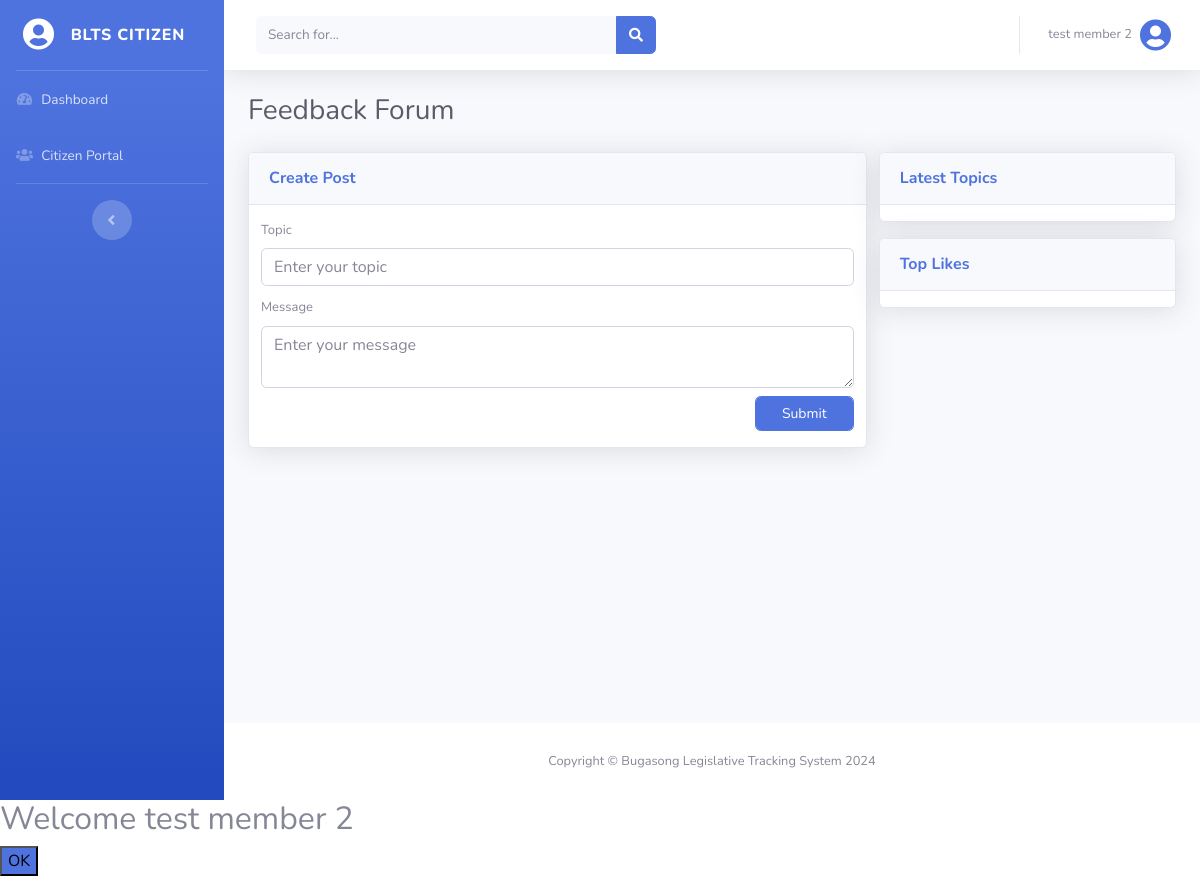
/views/citizen_forum.php (signed in), run on an earlier commit of the app's database.
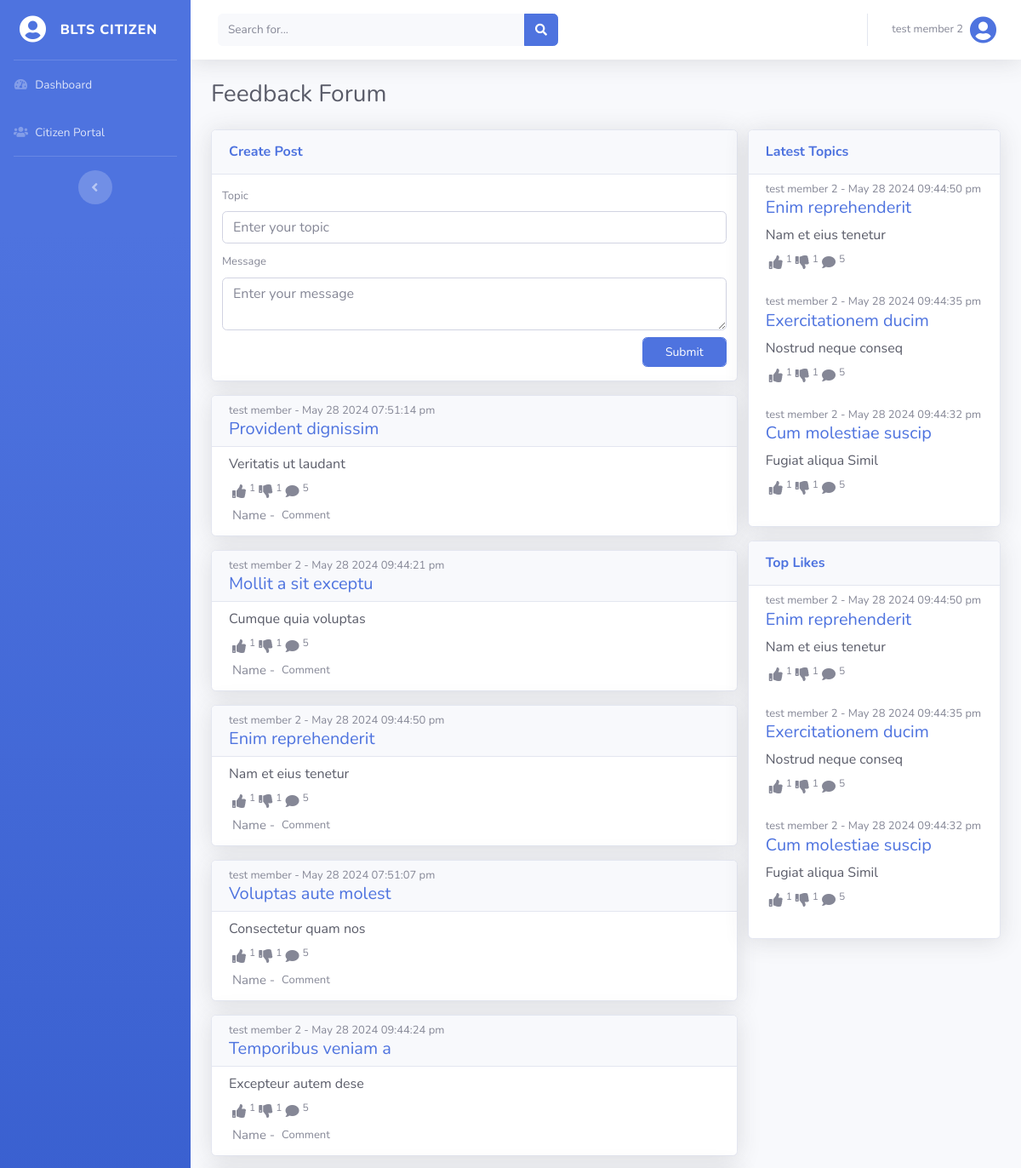
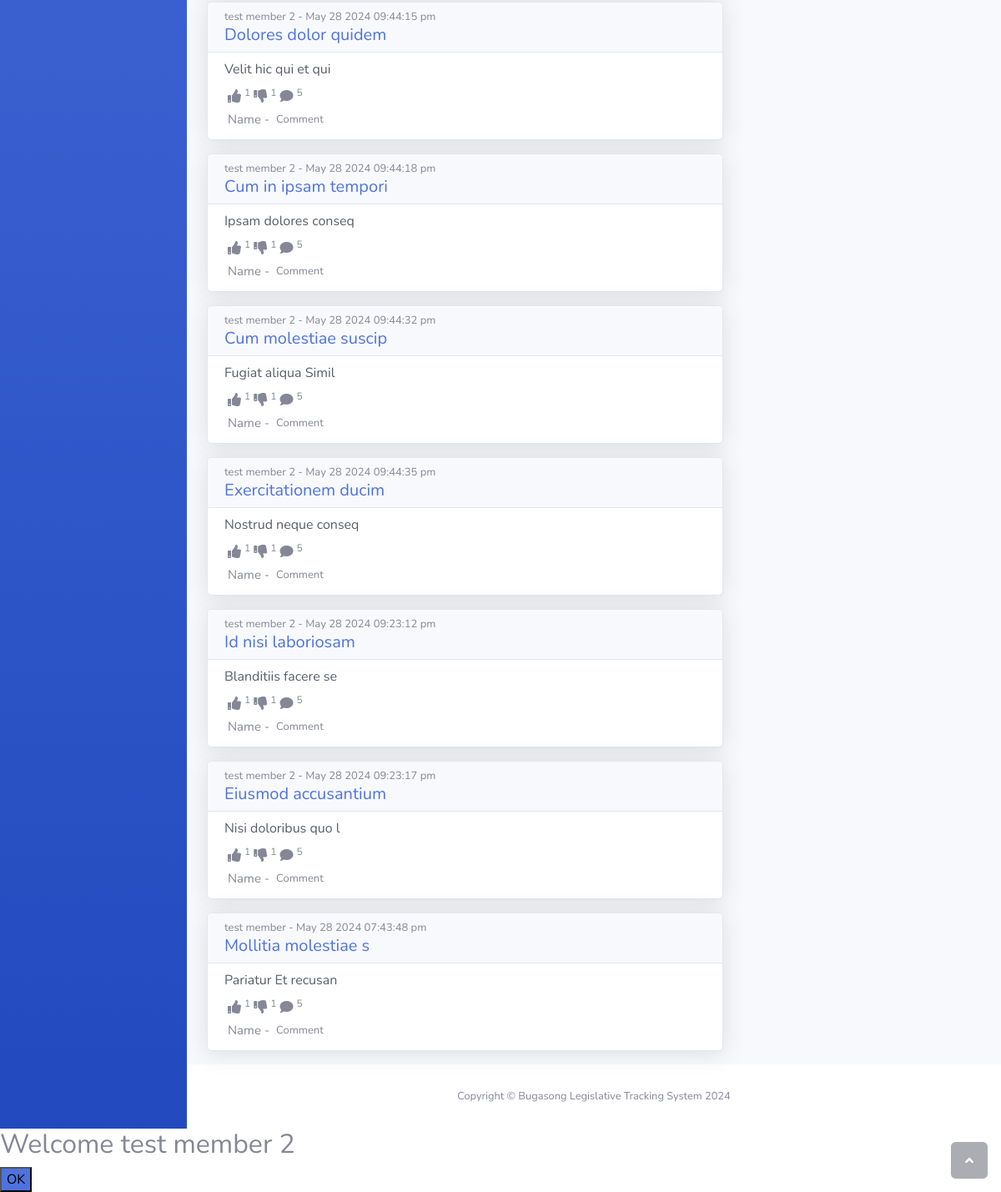
And on a later commit of the database (2 pictures, top to bottom).
### tables this page shows
CREATE TABLE `users` (
  `user_id` int(255) NOT NULL,
  `name` varchar(255) NOT NULL,
  `email` varchar(255) NOT NULL,
  `username` varchar(255) NOT NULL,
  `password` varchar(255) NOT NULL,
  `status` int(255) NOT NULL DEFAULT 0,
  `user_type` varchar(255) NOT NULL DEFAULT 'citizen'
);

CREATE TABLE `posts` (
  `post_id` int(255) NOT NULL,
  `user_id` int(255) NOT NULL,
  `topic` longtext NOT NULL,
  `message` longtext NOT NULL,
  `date_added` datetime(6) NOT NULL DEFAULT current_timestamp(6) ON UPDATE current_timestamp(6)
);

### config/database.php (called while the page is built, shortened)
<?php
$host = "localhost";
$username = "root";
$password = "";
$database = "blts";
$conn = mysqli_connect($host, $username, $password, $database);
function find($table, $conditions)
{
    global $conn;
    $sql = "SELECT * FROM $table WHERE ";
    $params = [];
    foreach ($conditions as $column => $value) {
        $sql .= "$column = ? AND ";
        $params[] = $value;
    }
    $sql = substr($sql, 0, -4);
    $stmt = mysqli_prepare($conn, $sql);
    $types = str_repeat("s", count($params));
    $stmt->bind_param($types, ...$params);
    $stmt->execute();
    $result = $stmt->get_result();
    return $result->fetch_assoc();
}
function findAll($table, $orderBy = null, $direction = 'ASC', $limit = null)
{
    global $conn;
    $sql = "SELECT * FROM $table";
    if ($orderBy === 'RAND()') {
        $sql .= " ORDER BY RAND()";
    } elseif ($orderBy) {
        $sql .= " ORDER BY $orderBy $direction";
    }
    if ($limit) {
        $sql .= " LIMIT $limit";
    }
    $result = mysqli_query($conn, $sql);
    return mysqli_fetch_all($result, MYSQLI_ASSOC);
}
function joinTable($table, $joins, $conditions = [], $orderBy = null, $direction = 'ASC')
{
    global $conn;
    $query = "SELECT * FROM $table";
    foreach ($joins as $join) {
        $query .= " INNER JOIN $join[0] ON $join[1] = $join[2]";
    }
    if (!empty($conditions)) {
        $where_clauses = array();
        $params = array();
        foreach ($conditions as $column => $value) {
            $where_clauses[] = "$column = ?";
            $params[] = $value;
        }
        $query .= " WHERE " . implode(" AND ", $where_clauses);
    }
    $stmt = mysqli_prepare($conn, $query);
    if (!empty($conditions)) {
        $types = str_repeat("s", count($params));
        $stmt->bind_param($types, ...$params);
    }
    $stmt->execute();
    $result = $stmt->get_result();
    $rows = array();
    while ($row = $result->fetch_assoc()) {
        $rows[] = $row;
    }
    return $rows;
}

### config/functions.php (called while the page is built, shortened)
<?php
function logName()
{
    $users = find('users', ['user_id' => $_SESSION['user_id']]);
    return !empty($users) ? $users['name'] : null;
}
function getAllPostDesc($limit)
{
    return findAll('posts', 'post_id', 'DESC', $limit);
}
function getAllPostRand()
{
    return findAll('posts', 'RAND()');
}
function getPostUser($post_id)
{
    return joinTable("users", [["posts", "users.user_id", "posts.user_id"]], ["posts.post_id" => $post_id]);
}

### views/citizen_forum.php (the view, shortened to what the rows shown need)
<?php
@include('header.php');
?>
<div id="content-wrapper" class="d-flex flex-column">
    <div id="content">
        <?php @include('top_navbar.php'); ?>
        <div class="container-fluid">
            <div class="d-sm-flex align-items-center justify-content-between mb-4">
                <h1 class="h3 mb-0 text-gray-800">Feedback Forum</h1>
            </div>
            <div class="container-fluid p-0 d-flex flex-row">
                <div class="col-12 col-sm-8 p-0">
                    <div class="forum-post col-12 p-0">
                        <?php foreach (getAllPostRand() as $post) : ?>
                            <div class="forum">
                                <div class="card shadow mb-3">
                                    <div class="card-header pt-2 pb-0 forum-topic">
                                        <div class="d-flex flex-column">
                                            <span class="user" style="font-size: 13px;"><?php foreach (getPostUser($post['post_id']) as $user) : echo $user['name'];
                                                                                        endforeach; ?> - <?php echo date('M d Y h:i:s a', strtotime($post['date_added'])); ?></span>
                                            <h5 class="topic text-primary"><?php echo $post['topic']; ?></h5>
                                        </div>
                                    </div>
                                    <div class="card-body py-2 forum-message">
                                        <div class="message mb-2 text-gray-800"><?php echo $post['message']; ?></div>
                                        <div class="feedback">
                                            <div class="d-flex">
                                                <span><i class="fas fa-thumbs-up m-1"></i><sup>1</sup></span>
                                                <span><i class="fas fa-thumbs-down m-1"></i><sup>1</sup></span>
                                                <span><i class="fas fa-comment m-1"></i><sup>5</sup></span>
                                            </div>
                                            <div class="comment-section">
                                                <div class="d-flex align-items-center">
                                                    <span class="comment-user m-1" style="font-size: 15px;">Name -</span>
                                                    <span class="comment-user m-1" style="font-size: 13px;">Comment</span>
                                                </div>
                                            </div>
                                        </div>
                                    </div>
                                </div>
                            </div>
                        <?php endforeach; ?>
                    </div>
                </div>
                <div class="sidebar-container column col-12 col-sm-4 p-0">
                    <div class="col-12 p-0">
                        <div class="sidebar-forum col-12 pr-0">
                            <div class="card shadow mb-3">
                                <div class="card-body py-2 forum-message">
                                    <?php foreach (getAllPostDesc(3) as $post) : ?>
                                        <div class="d-flex flex-column">
                                            <span class="user" style="font-size: 13px;"><?php foreach (getPostUser($post['post_id']) as $user) : echo $user['name'];
                                                                                        endforeach; ?> - <?php echo date('M d Y h:i:s a', strtotime($post['date_added'])); ?></span>
                                            <h5 class="topic text-primary"><?php echo $post['topic']; ?></h5>
                                        </div>
                                        <div class="message mb-2 text-gray-800"><?php echo $post['message']; ?></div>
                                        <div class="feedback mb-4">
                                            <div class="d-flex">
                                                <span><i class="fas fa-thumbs-up m-1"></i><sup>1</sup></span>
                                                <span><i class="fas fa-thumbs-down m-1"></i><sup>1</sup></span>
                                                <span><i class="fas fa-comment m-1"></i><sup>5</sup></span>
                                            </div>
                                        </div>
                                    <?php endforeach; ?>
                                </div>
                            </div>
                        </div>
                    </div>
                    <div class="col-12 p-0">
                        <div class="sidebar-forum col-12 pr-0">
                            <div class="card shadow mb-3">
                                <div class="card-body py-2 forum-message">
                                    <?php foreach (getAllPostDesc(3) as $post) : ?>
                                        <div class="d-flex flex-column">
                                            <span class="user" style="font-size: 13px;"><?php foreach (getPostUser($post['post_id']) as $user) : echo $user['name'];
                                                                                        endforeach; ?> - <?php echo date('M d Y h:i:s a', strtotime($post['date_added'])); ?></span>
                                            <h5 class="topic text-primary"><?php echo $post['topic']; ?></h5>
                                        </div>
                                        <div class="message mb-2 text-gray-800"><?php echo $post['message']; ?></div>
                                        <div class="feedback mb-4">
                                            <div class="d-flex">
                                                <span><i class="fas fa-thumbs-up m-1"></i><sup>1</sup></span>
                                                <span><i class="fas fa-thumbs-down m-1"></i><sup>1</sup></span>
                                                <span><i class="fas fa-comment m-1"></i><sup>5</sup></span>
                                            </div>
                                        </div>
                                    <?php endforeach; ?>
                                </div>
                            </div>
                        </div>
                    </div>
                </div>
            </div>
        </div>
    </div>
</div>
<?php
@include('footer.php');
?>

### views/top_navbar.php (shortened to what the rows shown need)
<nav class="navbar navbar-expand navbar-light bg-white topbar mb-4 shadow">
    <ul class="navbar-nav ml-auto">
        <li class="nav-item dropdown no-arrow">
            <a class="nav-link dropdown-toggle" href="#" id="userDropdown" role="button" data-toggle="dropdown" aria-haspopup="true" aria-expanded="false">
                <span class="mr-2 d-none d-lg-inline text-gray-600 small"><?php echo logName(); ?></span>
                <i class="img-profile rounded-circle fas fa-user-circle fa-2x text-primary"></i>
            </a>
        </li>
    </ul>
</nav>

What changed in the data, as far as the page shows it:
added posts: user.name "test member", date_added "May 28 2024 07:51:14 pm", topic "Provident dignissim", message "Veritatis ut laudant"
added posts: user.name "test member 2", date_added "May 28 2024 09:44:21 pm", topic "Mollit a sit exceptu", message "Cumque quia voluptas"
added posts: user.name "test member 2", date_added "May 28 2024 09:44:50 pm", topic "Enim reprehenderit", message "Nam et eius tenetur"
added posts: user.name "test member", date_added "May 28 2024 07:51:07 pm", topic "Voluptas aute molest", message "Consectetur quam nos"
added posts: user.name "test member 2", date_added "May 28 2024 09:44:24 pm", topic "Temporibus veniam a", message "Excepteur autem dese"
added posts: user.name "test member 2", date_added "May 28 2024 09:44:15 pm", topic "Dolores dolor quidem", message "Velit hic qui et qui"
added posts: user.name "test member 2", date_added "May 28 2024 09:44:18 pm", topic "Cum in ipsam tempori", message "Ipsam dolores conseq"
added posts: user.name "test member 2", date_added "May 28 2024 09:44:32 pm", topic "Cum molestiae suscip", message "Fugiat aliqua Simil"
added posts: user.name "test member 2", date_added "May 28 2024 09:44:35 pm", topic "Exercitationem ducim", message "Nostrud neque conseq"
added posts: user.name "test member 2", date_added "May 28 2024 09:23:12 pm", topic "Id nisi laboriosam", message "Blanditiis facere se"
added posts: user.name "test member 2", date_added "May 28 2024 09:23:17 pm", topic "Eiusmod accusantium", message "Nisi doloribus quo l"
added posts: user.name "test member", date_added "May 28 2024 07:43:48 pm", topic "Mollitia molestiae s", message "Pariatur Et recusan"
